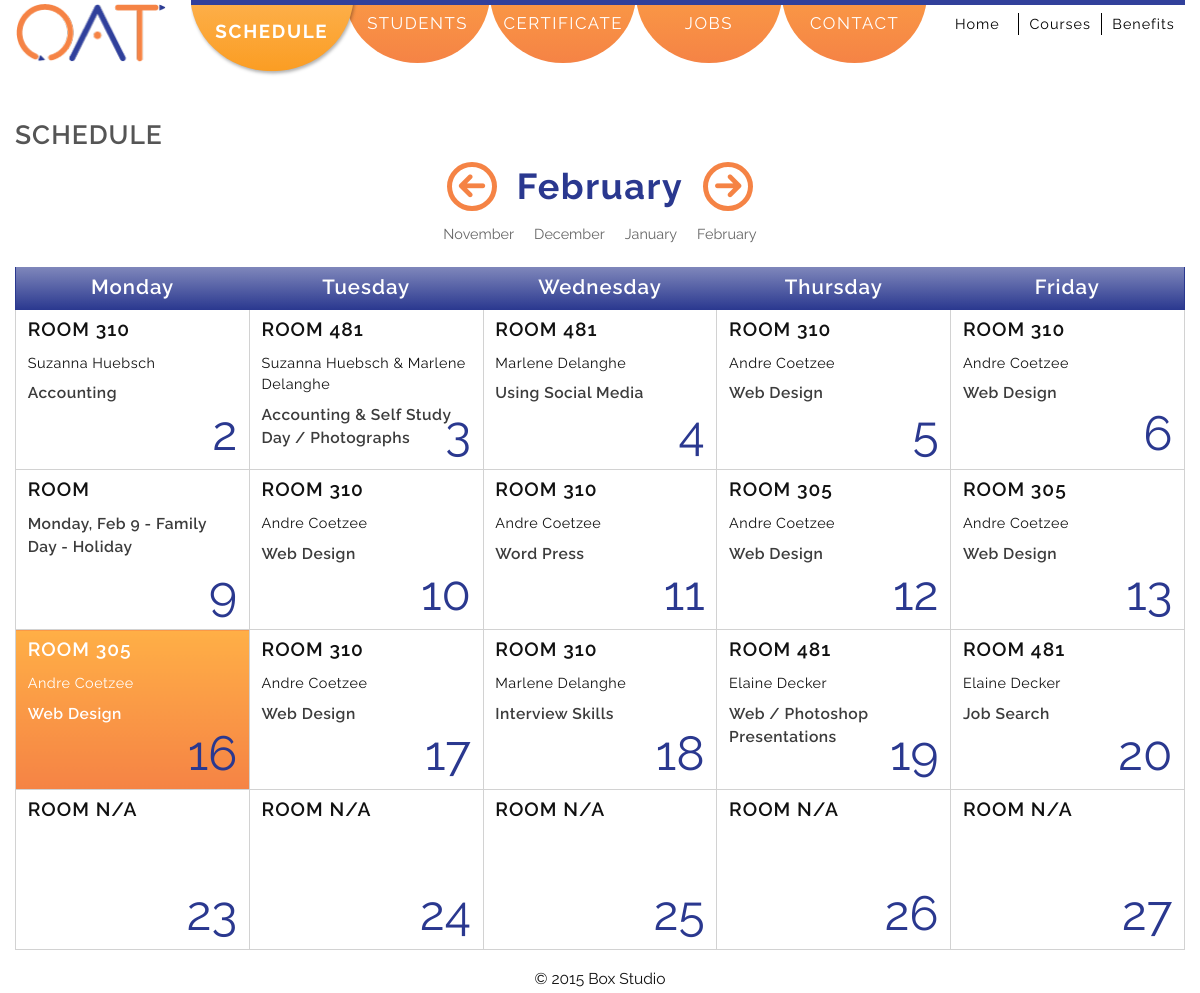
Screenshot of /schedule.php?currentdate=2015-2 with the database file from the repository.
### tables this page shows
CREATE TABLE IF NOT EXISTS `schedule` (
  `primary_key` int(3) DEFAULT NULL,
  `year` int(4) DEFAULT NULL,
  `month` int(2) DEFAULT NULL,
  `date` int(2) DEFAULT NULL,
  `fulldate` varchar(10) DEFAULT NULL,
  `duration` varchar(1) DEFAULT NULL,
  `course` varchar(53) DEFAULT NULL,
  `instructor` varchar(34) DEFAULT NULL,
  `room` varchar(3) DEFAULT NULL
);

### schedule.php (the view, shortened to what this page needs)
<?php
$bodyClass         = "subbody schedule";
$contentWrapperhasClass = false;
$navHere           = array('class="nav-here"','','','','','','');
require_once('./templates/header.php');
require_once('./templates/subpage_nav.php');
$scheduleTable = "schedule";
 ?>
<?php
$mysqli = new mysqli(DB_HOST, DB_USER, DB_PASS, DB_NAME);
$currentdate = $_GET['currentdate'];
$query         = "SELECT fulldate FROM $scheduleTable";
$result        = $mysqli->query( $query );
$row           = mysqli_fetch_array($result);
$dateStarts    = $row['fulldate'];
$query         = "SELECT * FROM $scheduleTable WHERE fulldate = '".$dateStarts."' ";
$result        = $mysqli->query( $query );
$row           = mysqli_fetch_array($result);
$firstMonth    = new DateTime($row['fulldate']);
$monthNavLink  = $firstMonth->format('Y-n');
	$currentMonth        = new DateTime($currentdate);
	$currentmonth        = $currentMonth->format('n');
	$currentMonthDisplay = $currentMonth->format('F');
	$addOneMonth      = new DateTime($currentdate);
	$addOneMonth->modify('+1 month');
	$nextMonth        = $addOneMonth->format('Y-n');
	$subtractOneMonth = new DateTime($currentdate);
	$subtractOneMonth->modify('-1 month');
	$prevMonth        = $subtractOneMonth->format('Y-n');
	$query  = "SELECT * FROM $scheduleTable WHERE month = '".$currentmonth."' ";
	$result = $mysqli->query( $query );
?>
<main>
	<h1>Schedule</h1>
<?php
	$numberOfRecordsInResult = $result->num_rows;
	if($numberOfRecordsInResult == '0' ){
		$currentdate = date('Y-n');
		header('Location:schedule.php?currentdate='.$monthNavLink.'');
	}else{
		echo "<div class='month-control'>";
		echo "<h2>";
		echo "<a href='schedule.php?currentdate=".$prevMonth."'><span class='icon-circle-left'></span></a>";
		echo "<span class='month'>".$currentMonthDisplay."</span>";
		echo "<a href='schedule.php?currentdate=".$nextMonth."'><span class='icon-circle-right'></span></a>";
		echo "</h2>";
	}
		$query         = "SELECT fulldate FROM $scheduleTable";
		$result        = $mysqli->query( $query );
		$row           = mysqli_fetch_array($result);
		$dateStarts    = $row['fulldate'];
		$query         = "SELECT * FROM $scheduleTable WHERE fulldate = '".$dateStarts."' ";
		$result        = $mysqli->query( $query );
		$row           = mysqli_fetch_array($result);
		$firstMonth    = new DateTime($row['fulldate']);
		$ouputMonthNav = $firstMonth->format('F');
		$monthNavLink  = $firstMonth->format('Y-n');
		echo "<a href='schedule.php?currentdate=".$monthNavLink."'>".$ouputMonthNav."</a>";
		$secondMonth   = new DateTime($dateStarts);
		$secondMonth->modify('+1 month');
		$secondMonth   = $secondMonth->format('n/j/Y');
		$query         = "SELECT * FROM $scheduleTable WHERE fulldate = '".$secondMonth."' ";
		$result        = $mysqli->query( $query );
		$row           = mysqli_fetch_array($result);
		$monthNav      = new DateTime($row['fulldate']);
		$ouputMonthNav = $monthNav->format('F');
		$monthNavLink  = $monthNav->format('Y-n');
		echo "<a href='schedule.php?currentdate=".$monthNavLink."'>".$ouputMonthNav."</a>";
		$thirdMonth    = new DateTime($secondMonth);
		$thirdMonth->modify('+1 month');
		$thirdMonth    = $thirdMonth->format('n/j/Y');
		$query         = "SELECT * FROM $scheduleTable WHERE fulldate = '".$thirdMonth."' ";
		$result        = $mysqli->query( $query );
		$row           = mysqli_fetch_array($result);
		$monthNav      = new DateTime($row['fulldate']);
		$ouputMonthNav = $monthNav->format('F');
		$monthNavLink  = $monthNav->format('Y-n');
		echo "<a href='schedule.php?currentdate=".$monthNavLink."'>".$ouputMonthNav."</a>";
		$fourthMonth   = new DateTime($thirdMonth);
		$fourthMonth->modify('+1 month');
		$fourthMonth   = $fourthMonth->format('n/j/Y');
		$query         = "SELECT * FROM $scheduleTable WHERE fulldate = '".$fourthMonth."' ";
		$result        = $mysqli->query( $query );
		$row           = mysqli_fetch_array($result);
		$monthNav      = new DateTime($row['fulldate']);
		$ouputMonthNav = $monthNav->format('F');
		$monthNavLink  = $monthNav->format('Y-n');
		echo "<a href='schedule.php?currentdate=".$monthNavLink."'>".$ouputMonthNav."</a>";
		echo "</div>";
function draw_calendar($month,$year){
		$scheduleTable = "schedule";
		$mysqli = new mysqli(DB_HOST, DB_USER, DB_PASS, DB_NAME);
		$currentdate = $_GET['currentdate'];
		$currentMonth        = new DateTime($currentdate);
		$currentmonth        = $currentMonth->format('n');
		$query   = "SELECT * FROM $scheduleTable WHERE month = '".$currentmonth."' ";
		$result  = $mysqli->query( $query );
		$calendar = '<table class="desktop-schedule">';
		$headings = array('Sunday','Monday','Tuesday','Wednesday','Thursday','Friday','Saturday');
		$calendar.= '<thead class="t-header"><th>'.implode('</th><th>',$headings).'</th></thead>';
		$running_day = date('w',mktime(0,0,0,$month,1,$year));
		$days_in_month = date('t',mktime(0,0,0,$month,1,$year));
		$days_in_this_week = 1;
		$day_counter = 0;
		$calendar.= '<tr>';
		for($x = 0; $x < $running_day; $x++):
				$calendar.= '<td class="calendar-day-np"><span class="date"></span><span class="room"></span><span class="instructor"></span><span class="course"></span></td>';
				$days_in_this_week++;
		endfor;
		for($list_day = 1; $list_day <= $days_in_month; $list_day++):
			$currentYear  = date('Y');
			$currentMonth = date('n');
			$currentDate  = date('j');
			$row          = mysqli_fetch_array($result);
			if( $row['year'] == $currentYear && $row['month'] == $currentMonth && $row['date'] == $currentDate ){
						$bgc = 'class = "today"';
			}else{
						$bgc = "";
			}
				$calendar.= "<td ".$bgc.">";
				$calendar.= '<span class="date">'.$list_day."</span>
				 <span class='room'>Room ".$row['room']."</span>
				 <span class='instructor'>".$row['instructor']."</span>
				 <span class='course'>".$row['course']."</span></td>";
				$calendar.= '</td>';
				if($running_day == 6):
				$calendar.= '</tr>';
					if(($day_counter+1) != $days_in_month):
					$calendar.= '<tr>';
					endif;
				$running_day = -1;
				$days_in_this_week = 0;
				endif;
				$days_in_this_week++; $running_day++; $day_counter++;
		endfor;
		if($days_in_this_week < 8):
				for($x = 1; $x <= (8 - $days_in_this_week); $x++):
				$calendar.= '<td class="calendar-day-np"><span class="date"></span><span class="room"></span><span class="instructor"></span><span class="course"></span></td>';
				endfor;
		endif;
		$calendar.= '</tr>';
		$calendar.= '</table>';
		return $calendar;
}
$currentdate = $_GET['currentdate'];
$currentdate = new DateTime($currentdate);
$month = $currentdate->format('n');
$year = $currentdate->format('Y');
echo draw_calendar($month,$year);
?>
</main>
 <?php
 include_once('./templates/footer.php');
 ?>

### templates/header.php (shortened to what this page needs)
<!DOCTYPE html>
<html class="no-js" lang="en">
<head>
	<link rel="stylesheet" href="styles/reset.css">
	<link rel="stylesheet" href="styles/typography.css">
	<link rel="stylesheet" href="styles/mobile.css">
	<link rel="stylesheet" href="styles/tablet.css">
	<link rel="stylesheet" href="styles/desktop.css">
</head>
<body class=<?php echo '"' . $bodyClass . '"' ?>>
  <div class="content-wrapper <?php if ($contentWrapperhasClass == true){echo "content-wrapper--index";} ?>">
  	<div class="header-nav-container clearfix">
    <header class="header">
      <div class="inner-header clearfix">
        <div class="logo">
            <a href="index.php"><img src="images/logo.png" alt="The BCIT Office Administrator with Technology is a hands-on program designed to provide you with the computer and business skills required by administrative positions today"></a>
        </div>
      </div>
    </header>

### templates/subpage_nav.php (shortened to what this page needs)
<?php
$currentdate = date('Y-n');
?>
<div class="subpage-nav-container">
    <nav class="subpage-main-nav">
        <ul class="clearfix">
          <li><?php echo "<a href='schedule.php?currentdate=".$currentdate . "'" .$navHere[0] . ">Schedule</a>"; ?></li>
          <li><a href="students.php" <?php echo $navHere[1] ?>>Students</a></li>
          <li><a href="certification.php" <?php echo $navHere[2] ?>>Certificate</a></li>
          <li><a href="jobs.php" <?php echo $navHere[3] ?>>Jobs</a></li>
          <li><a href="contact.php" <?php echo $navHere[4] ?>>Contact</a></li>
        </ul>
    </nav>
    <nav class="subpage-sub-nav">
        <ul class="clearfix">
          <li><a href="index.php">Home</a></li>
          <li><a href="courses.php" <?php echo $navHere[5] ?>>Courses</a></li>
          <li><a href="benefits.php" <?php echo $navHere[6] ?>>Benefits</a></li>
        </ul>
    </nav>
	</div>
</div>

### templates/footer.php (shortened to what this page needs)
<footer class="footer">
	<p class="copyright">&copy <?php echo date('Y'); ?> Box Studio</p>
</footer>
</div>
</body>
</html>

### styles/typography.css (style rules this page uses)
html { font-size: 62.5%; }
body { color: #111; background-color: white; font-family: 'Raleway', Arial, sans-serif; font-size: 1.6rem; font-weight: 400; line-height: 1.5; }
h1 { letter-spacing: 1px; text-transform: uppercase; color: #555; font-size: 2.2rem; font-weight: 600; }
h2 { color: #2a388f; font-size: 1.8rem; font-weight: 700; }
a { text-decoration: none; color: #333; font-family: 'Raleway', Arial, sans-serif; }
.content-wrapper { padding: 0 1%; }
.subbody header { margin-bottom: 10px; }
h2 { margin-top: 20px; margin-bottom: 5px; padding-bottom: 5px; letter-spacing: 1px; border-bottom: 2px solid #f58245; }
p { margin-bottom: 15px; }
[class^="icon-"], [class*=" icon-"] { font-family: 'icomoon'; speak: none; font-style: normal; font-weight: normal; font-variant: normal; text-transform: none; line-height: 1; color:#F58345; padding-right: 5px; font-size: 1.7rem; -webkit-font-smoothing: antialiased; -moz-osx-font-smoothing: grayscale; }
.icon-circle-right:before { content: "\ea3c"; }
.icon-circle-left:before { content: "\ea40"; }
.icon-circle-left { padding-right: 20px; }
.icon-circle-right { padding-left: 20px; padding-right: 0; }
.icon-circle-right:before, .icon-circle-left:before { font-size: 2.4rem; border-radius: 50%; border: 5px solid #F58345; padding: 5px; font-weight: bold; }

### styles/mobile.css (style rules this page uses)
html { overflow-x: hidden; box-sizing: border-box; }
*, *:before, *:after { box-sizing: inherit; }
body { position: relative; background: white; webkit-overflow-scrolling: touch; }
.clearfix:before, .clearfix:after { content: ' '; display: table; }
.clearfix:after { clear: both; }
.header { position: relative; }
.inner-header { padding: 6px 0; }
.logo { float: left; width: 40%; }
.logo img { display: block; max-width: 100%; height: auto; }
.home-sub-nav, .subpage-main-nav, .subpage-sub-nav { display: none; }
.footer { margin-top: 15px; }
.copyright { margin-bottom: 10px; text-align: center; font-size: 1.3rem; }
.desktop-schedule { display: none; }
.month-control { margin-bottom: 15px; text-align: center; }
.month-control h2 { padding-bottom: 0; text-align: center; border-bottom: none; font-size: 3rem; }
.month-control > a { margin-right: 20px; color: #666; font-size: 1.2rem; }
.month-control > a:last-child { margin-right: 0; }
.t-header { background-color: #7f87bb; background-image: -webkit-gradient(linear, left top, left bottom, from(#7f87bb), to(#2a388f)); background-image: -webkit-linear-gradient(top, #7f87bb, #2a388f); background-image: -moz-linear-gradient(top, #7f87bb, #2a388f); background-image: -ms-linear-gradient(top, #7f87bb, #2a388f); background-image: -o-linear-gradient(top, #7f87bb, #2a388f); background-image: linear-gradient(to bottom, #7f87bb, #2a388f);filter:progid:DXImageTransform.Microsoft.gradient(GradientType=0,startColorstr=#a7cfdf, endColorstr=#23538a); }
.t-header th { color: white; font-weight: 600; }
.today { color: white; background-color: #ffaf46; background-image: -webkit-gradient(linear, left top, left bottom, from(#ffaf46), to(#f58345)); background-image: -webkit-linear-gradient(top, #ffaf46, #f58345); background-image: -moz-linear-gradient(top, #ffaf46, #f58345); background-image: -ms-linear-gradient(top, #ffaf46, #f58345); background-image: -o-linear-gradient(top, #ffaf46, #f58345); background-image: linear-gradient(to bottom, #ffaf46, #f58345); filter:progid:DXImageTransform.Microsoft.gradient(GradientType=0,startColorstr=#ffaf46, endColorstr=#F58345); }
.course { color: #3c3c3c; }
.today .course { color: white; }

### rows the page displays
schedule: fulldate "November"
schedule: fulldate "December"
schedule: fulldate "January"
schedule: fulldate "February"
schedule: room "310", instructor "Suzanna Huebsch", course "Accounting"
schedule: room "481", instructor "Suzanna Huebsch & Marlene Delanghe", course "Accounting & Self Study Day / Photographs"
schedule: room "481", instructor "Marlene Delanghe", course "Using Social Media"
schedule: room "310", instructor "Andre Coetzee", course "Web Design"
schedule: room "310", instructor "Andre Coetzee", course "Web Design"
schedule: course "Monday, Feb 9 - Family Day - Holiday"
schedule: room "310", instructor "Andre Coetzee", course "Web Design"
schedule: room "310", instructor "Andre Coetzee", course "Word Press"
schedule: room "305", instructor "Andre Coetzee", course "Web Design"
schedule: room "305", instructor "Andre Coetzee", course "Web Design"
schedule: room "305", instructor "Andre Coetzee", course "Web Design"
schedule: room "310", instructor "Andre Coetzee", course "Web Design"
schedule: room "310", instructor "Marlene Delanghe", course "Interview Skills"
schedule: room "481", instructor "Elaine Decker", course "Web / Photoshop Presentations"
schedule: room "481", instructor "Elaine Decker", course "Job Search"
schedule: room "N/A"
schedule: room "N/A"
schedule: room "N/A"
schedule: room "N/A"
schedule: room "N/A"

### other values shown
$currentMonthDisplay "February"
implode('</th><th>',$headings) "Monday Tuesday Wednesday Thursday Friday"
